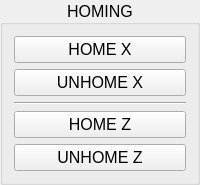
                         <widget class="QGroupBox" name="groupBox_18">
                          <property name="font">
                           <font>
                            <pointsize>12</pointsize>
                           </font>
                          </property>
                          <property name="title">
                           <string>HOMING</string>
                          </property>
                          <property name="alignment">
                           <set>Qt::AlignCenter</set>
                          </property>
                          <layout class="QVBoxLayout" name="verticalLayout_30">
                           <item>
                            <widget class="ActionButton" name="btn_home_x">
                             <property name="text">
                              <string>HOME X</string>
                             </property>
                             <property name="indicator_option" stdset="0">
                              <bool>true</bool>
                             </property>
                             <property name="indicator_status_option" stdset="0">
                              <bool>true</bool>
                             </property>
                             <property name="on_color" stdset="0">
                              <color>
                               <red>50</red>
                               <green>205</green>
                               <blue>50</blue>
                              </color>
                             </property>
                             <property name="shape_option" stdset="0">
                              <number>1</number>
                             </property>
                             <property name="right_edge_offset" stdset="0">
                              <double>3.000000000000000</double>
                             </property>
                             <property name="top_edge_offset" stdset="0">
                              <double>5.000000000000000</double>
                             </property>
                             <property name="is_joint_homed_status" stdset="0">
                              <bool>true</bool>
                             </property>
                             <property name="home_select_action" stdset="0">
                              <bool>true</bool>
                             </property>
                             <property name="axis_letter" stdset="0">
                              <string>X</string>
                             </property>
                            </widget>
                           </item>
                           <item>
                            <widget class="ActionButton" name="btn_unhome_x">
                             <property name="text">
                              <string>UNHOME X</string>
                             </property>
                             <property name="unhome_select_action" stdset="0">
                              <bool>true</bool>
                             </property>
                             <property name="axis_letter" stdset="0">
                              <string>X</string>
                             </property>
                            </widget>
                           </item>
                           <item>
                            <widget class="Line" name="line_14">
                             <property name="orientation">
                              <enum>Qt::Horizontal</enum>
                             </property>
                            </widget>
                           </item>
                           <item>
                            <widget class="ActionButton" name="btn_home_z">
                             <property name="text">
                              <string>HOME Z</string>
                             </property>
                             <property name="indicator_option" stdset="0">
                              <bool>true</bool>
                             </property>
                             <property name="indicator_status_option" stdset="0">
                              <bool>true</bool>
                             </property>
                             <property name="shape_option" stdset="0">
                              <number>1</number>
                             </property>
                             <property name="right_edge_offset" stdset="0">
                              <double>3.000000000000000</double>
                             </property>
                             <property name="top_edge_offset" stdset="0">
                              <double>5.000000000000000</double>
                             </property>
                             <property name="is_joint_homed_status" stdset="0">
                              <bool>true</bool>
                             </property>
                             <property name="joint_number_status" stdset="0">
                              <number>1</number>
                             </property>
                             <property name="home_select_action" stdset="0">
                              <bool>true</bool>
                             </property>
                             <property name="joint_number" stdset="0">
                              <number>1</number>
                             </property>
                             <property name="axis_letter" stdset="0">
                              <string>Z</string>
                             </property>
                            </widget>
                           </item>
                           <item>
                            <widget class="ActionButton" name="btn_unhome_z">
                             <property name="text">
                              <string>UNHOME Z</string>
                             </property>
                             <property name="joint_number_status" stdset="0">
                              <number>1</number>
                             </property>
                             <property name="unhome_select_action" stdset="0">
                              <bool>true</bool>
                             </property>
                             <property name="joint_number" stdset="0">
                              <number>1</number>
                             </property>
                            </widget>
                           </item>
                          </layout>
                         </widget>
